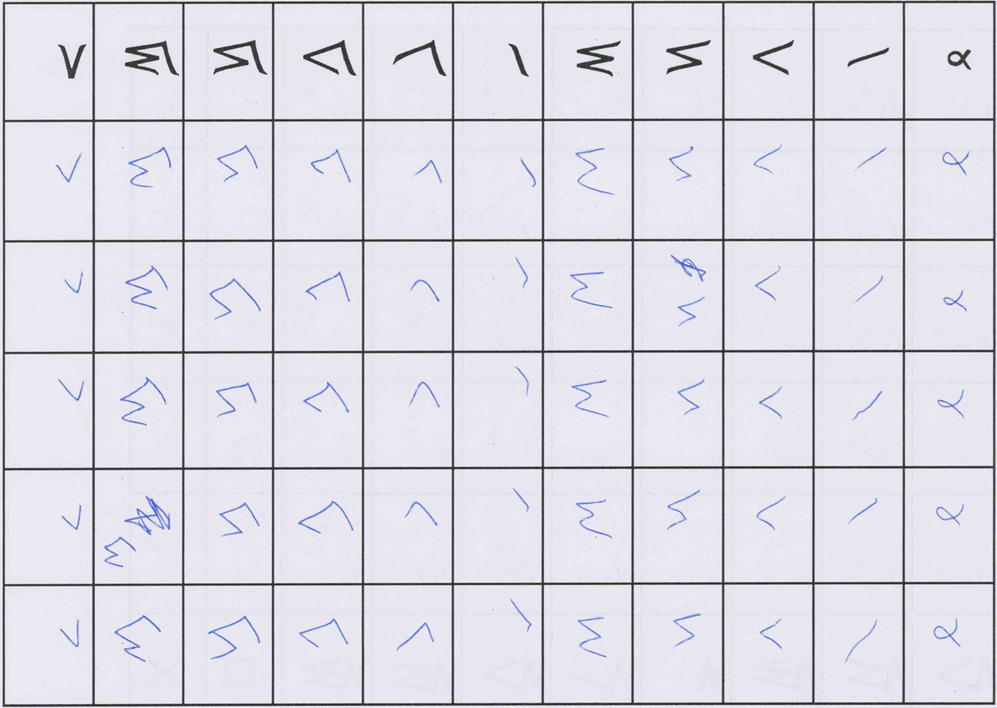
#> input picture exercise1/data/runes.png, 997 x 708 px, shrunk from 2147 x 1525 before the run
$ python otsu.py
#> lines starting #> are read from the running program, lines starting #| are printed output that depends on the picture; after the words box and inside, x2 and y2 are one past the last pixel; in counts of white or black regions, pixels touching at a corner belong together
import numpy as np
import cv2
import matplotlib.pyplot as plt


def compute_histogram(image: np.ndarray) -> np.ndarray:

    histogram = np.zeros(256, dtype=int)
    flattened_image = image.flatten()

    for pixel in flattened_image:
        histogram[pixel] += 1

    return histogram


def p_helper(prob: np.ndarray, theta: int) -> tuple[float, float]:
    # ToDo: Compute the class probabilities p0 and p1 for the current threshold theta.
    p0 = np.sum(prob[:theta+1])
    p1 = np.sum(prob[theta+1:])

    return p0, p1


def mu_helper(prob: np.ndarray, theta: int, p0: float, p1: float) -> tuple[float, float]:
    # ToDo: Compute the class means mu0 and mu1 for the current threshold theta.
    indices = np.arange(256)
    if p0 > 0:
        mu0 = np.sum(indices[:theta+1] * prob[:theta+1]) / p0
    else:
        mu0 = 0.0


    if p1 > 0:
        mu1 = np.sum(indices[theta+1:] * prob[theta+1:]) / p1
    else:
        mu1 = 0.0

    return mu0, mu1

def otsu_threshold(histogram: np.ndarray) -> int:
    # ToDo: Compute Otsu's threshold from a histogram using p_helper and mu_helper.
    # ToDo: Normalize the histogram to its probabilities (PDF).
    prob = histogram.astype(np.float64)
    # ToDo: Iterate over all possible thresholds, select the best one.
    # ToDo: Hint: Skip invalid splits (p0 == 0 or p1 == 0).
    total_pixels = np.sum(histogram)
    prob = histogram.astype(np.float64) / total_pixels
    max_variance = 0.0
    best_threshold = 0

    for theta in range(255):
        p0, p1 = p_helper(prob, theta)

        if p0 == 0 or p1 == 0:
            continue

        mu0, mu1 = mu_helper(prob, theta, p0, p1)

        variance = p0 * p1 * ((mu1 - mu0) ** 2)

        if variance > max_variance:
            max_variance = variance
            best_threshold = theta

    return best_threshold


def otsu_binarize(image: np.ndarray) -> tuple[np.ndarray, int]:
    # ToDo: Binarize the threshold image.
    # ToDo: Simply combine the existing functions.
    hist = compute_histogram(image)
    theta = otsu_threshold(hist)
    new_image = np.where(image > theta, 255, 0).astype(np.uint8)

    return new_image, theta


def custom_binarization(image: np.ndarray, theta: int) -> tuple[np.ndarray, int]:
    # ToDo: Binarize the image with a custom value.
    new_image = np.where(image > theta, 255, 0).astype(np.uint8)
    return new_image, theta


if __name__ == '__main__':
    # Load grayscale image.
    loaded_image = cv2.imread('data/runes.png', cv2.IMREAD_GRAYSCALE)
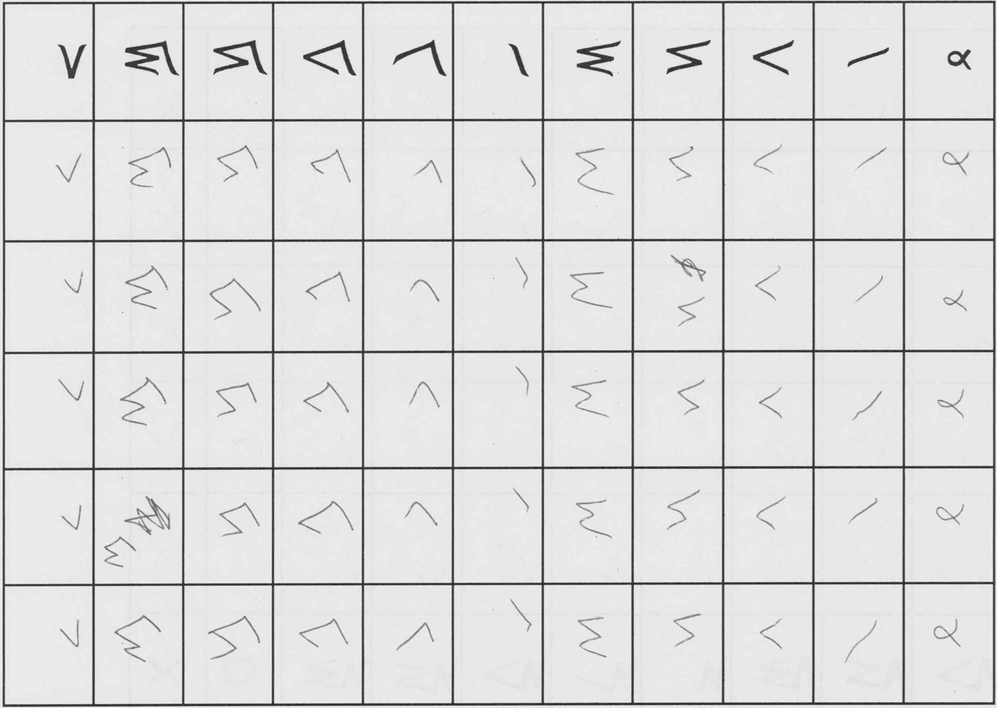
#> loaded_image: shape (708, 997); min 22, max 252, mean 221.6
    if loaded_image is None:
        raise FileNotFoundError("Cannot load the image.")

    # Compute Otsu's binarization or perform a custom binarization. Comment out one of the options.
    binarized_image, threshold = otsu_binarize(loaded_image)
#> the loop in compute_histogram, `for pixel in flattened_image:` made 705876 passes
#> pixel on passes 1 to 3: 232, 231, 236
#> after the loop in compute_histogram, `for pixel in flattened_image:`: histogram = 256 values, max 346152 at index 232, min 0 at index 0, mean 2757.3
#> in otsu_binarize, `hist = compute_histogram(image)`: hist has the same summary as histogram in compute_histogram
#> in otsu_threshold, `prob = histogram.astype(np.float64)`: prob has the same summary as histogram in compute_histogram
#> in otsu_threshold, `total_pixels = np.sum(histogram)`: total_pixels = 705876
#> in otsu_threshold, `prob = histogram.astype(np.float64) / total_pixels`: prob = 256 values, max 0.49 at index 232, min 0 at index 0, mean 0.00391
#> the loop in otsu_threshold, `for theta in range(255):` made 255 passes
#> (p0, p1, mu0, mu1, variance, max_variance) on passes 23 to 34: (1.42e-06, 1, 22, 221.6, 0.0565, 0.0565), (4.25e-06, 1, 22.67, 221.6, 0.168, 0.168), (7.08e-06, 1, 23.2, 221.6, 0.279, 0.279), (1.98e-05, 1, 24.36, 221.6, 0.772, 0.772), (3.83e-05, 1, 25.15, 221.6, 1.48, 1.48), (6.66e-05, 1, 25.94, 221.6, 2.55, 2.55), (0.000109, 1, 26.74, 221.7, 4.14, 4.14), (0.000181, 1, 27.64, 221.7, 6.83, 6.83), (0.000245, 1, 28.25, 221.7, 9.17, 9.17), (0.000347, 1, 29.06, 221.7, 12.88, 12.88), (0.000487, 1, 29.91, 221.7, 17.92, 17.92), (0.000653, 0.999, 30.69, 221.8, 23.83, 23.83)
#> (p0, p1) on passes 1 to 6: (0, 1), (0, 1), (0, 1), (0, 1), (0, 1), (0, 1)
#> in otsu_binarize, `new_image = np.where(image > theta, 255, 0).astype(np.uint8)`:
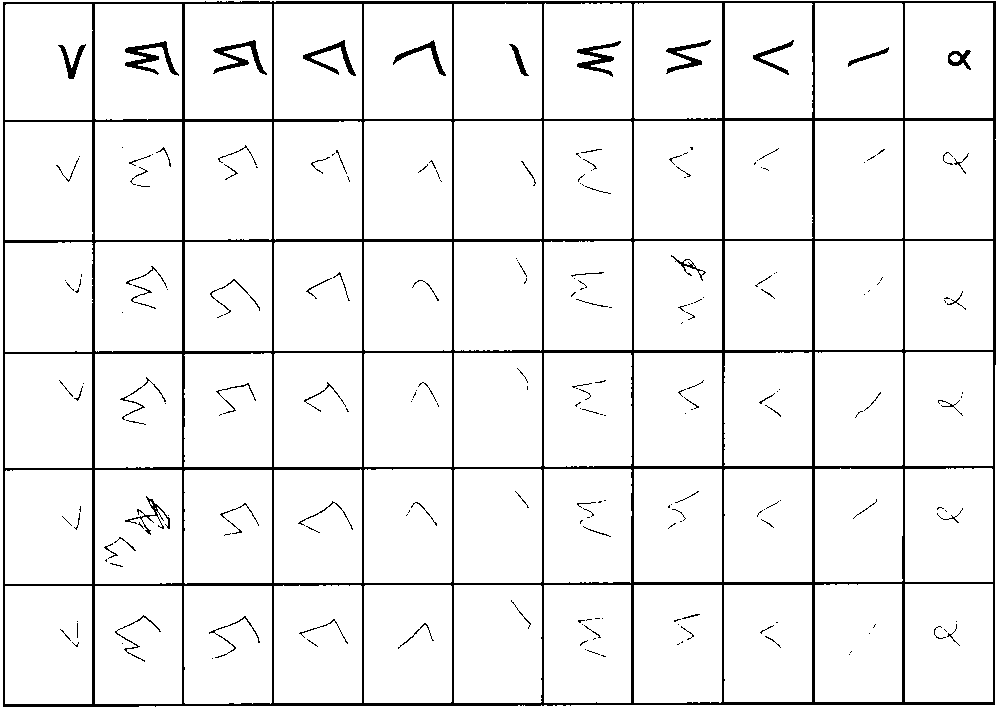
#> new_image: shape (708, 997); 93.6% white; 220 black regions (141 under 20 px), largest, box (x1, y1, x2, y2) and area: (3, 1, 996, 707) 36803, (125, 41, 179, 76) 654, (213, 40, 267, 75) 577
    print("otsu threshold", threshold)
#| otsu threshold 158
    #binarized_image, threshold = custom_binarization(loaded_image, 100)

    # Display the original and the binarized image next to each other.
    plt.figure(figsize=(8, 4))
    plt.subplot(1, 2, 1)
    plt.imshow(loaded_image, cmap='gray')
    plt.title('Original')
    plt.axis('off')

    plt.subplot(1, 2, 2)
    plt.imshow(binarized_image, cmap='gray')
    plt.title(f"Otsu Binarization (t={threshold})")
    plt.axis('off')

    plt.tight_layout()
    plt.show()
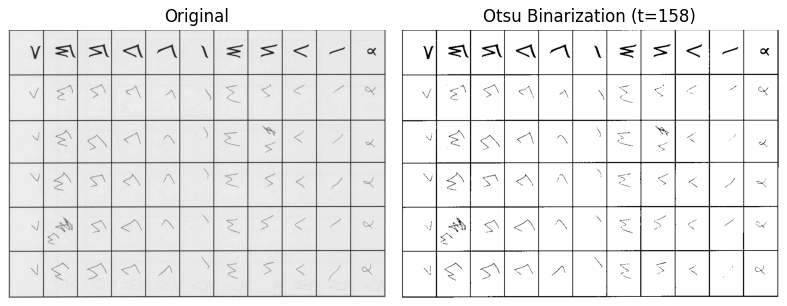
#> figure drawn by matplotlib, 2 panels
